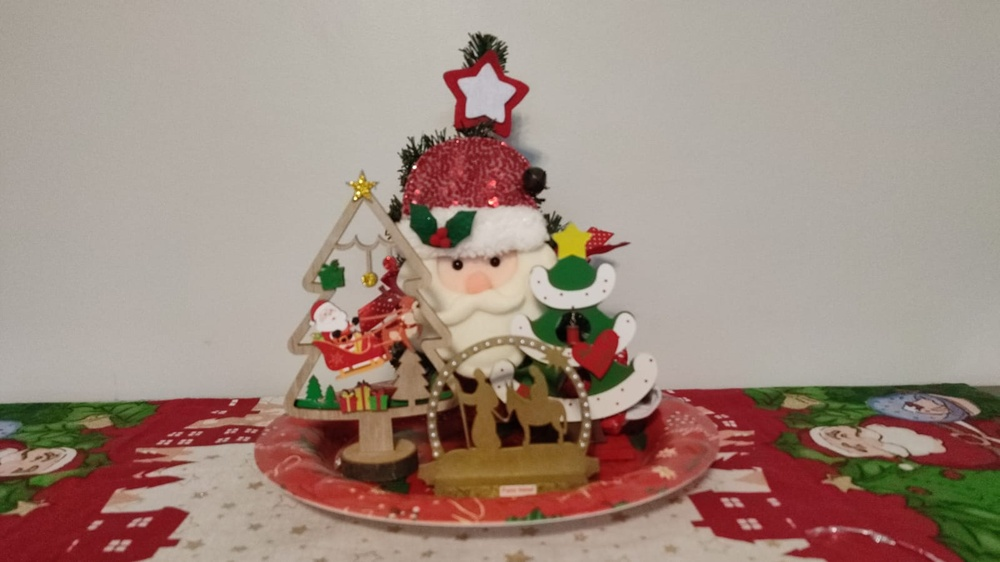
#> input picture images/exercises/AP07/img01.jpeg, 1000 x 562 px, shrunk from 1599 x 899 before the run
$ python main.py
#> lines starting #> are read from the running program, lines starting #| are printed output that depends on the picture
import itertools
from typing import Any
import cv2
from pathlib import Path
import matplotlib.pyplot as plt
import numpy as np
import os

# Gera todas as combinações de parâmetros como uma lista de dicionários.
def grid_search(params: dict[str, Any]) -> list[dict[str, Any]]:
    keys = params.keys()
    return [
        dict(zip(keys, values))
        for values in itertools.product(*params.values())
    ]

def plot_results(img1: np.ndarray, img2: np.ndarray, mean_grid: list[dict[str, Any]], gaussian_grid: list[dict[str, Any]],
) -> None:
    fig, axs = plt.subplots(2, 2, figsize=(12, 8))
    # --- 1ª Linha: Exibição das imagens ---
    axs[0, 0].imshow(img1, cmap="gray", vmin=0, vmax=255)
    axs[0, 0].set_title("Imagem 01 (img01.jpg)")
    axs[0, 0].axis("off")

    axs[0, 1].imshow(img2, cmap="gray", vmin=0, vmax=255)
    axs[0, 1].set_title("Imagem 02 (img02_m_30.0_dp_40.0.jpeg)")
    axs[0, 1].axis("off")

    # --- 2ª Linha, Coluna 1: Gráfico dos parâmetros para Filtro Média
    mean_experiments = range(len(mean_grid))
    mean_radii = [item["radius"] for item in mean_grid]

    axs[1, 0].plot(mean_experiments, mean_radii, marker="o", color="tab:blue", label="Radius")
    axs[1, 0].set_title("Filtro Média - Grid Search")
    axs[1, 0].set_xlabel("Experimento")
    axs[1, 0].set_ylabel("Valor")
    axs[1, 0].legend()
    axs[1, 0].grid(True, linestyle="--", alpha=0.6)

    # --- 2ª Linha, Coluna 2: Gráfico dos parâmetros para Filtro Gaussiano
    gaussian_experiments = range(len(gaussian_grid))
    gaussian_radii = [item["radius"] for item in gaussian_grid]
    gaussian_sigmas = [item["sigma"] for item in gaussian_grid]
    axs[1, 1].plot(gaussian_experiments, gaussian_radii, color="tab:green", label="Radius")
    axs[1, 1].plot(gaussian_experiments, gaussian_sigmas, color="tab:orange", label="Sigma")
    axs[1, 1].set_title("Filtro Gaussiano - Grid Search")
    axs[1, 1].set_xlabel("Experimento")
    axs[1, 1].set_ylabel("Valor")
    axs[1, 1].legend()
    axs[1, 1].grid(True, linestyle="--", alpha=0.6)

    plt.tight_layout()
    plt.show()

def main() -> None:
    # Carrega as imagens locais
    img01 = cv2.imread(os.path.join(Path(__file__).parent, "img01.jpeg"), cv2.IMREAD_GRAYSCALE)
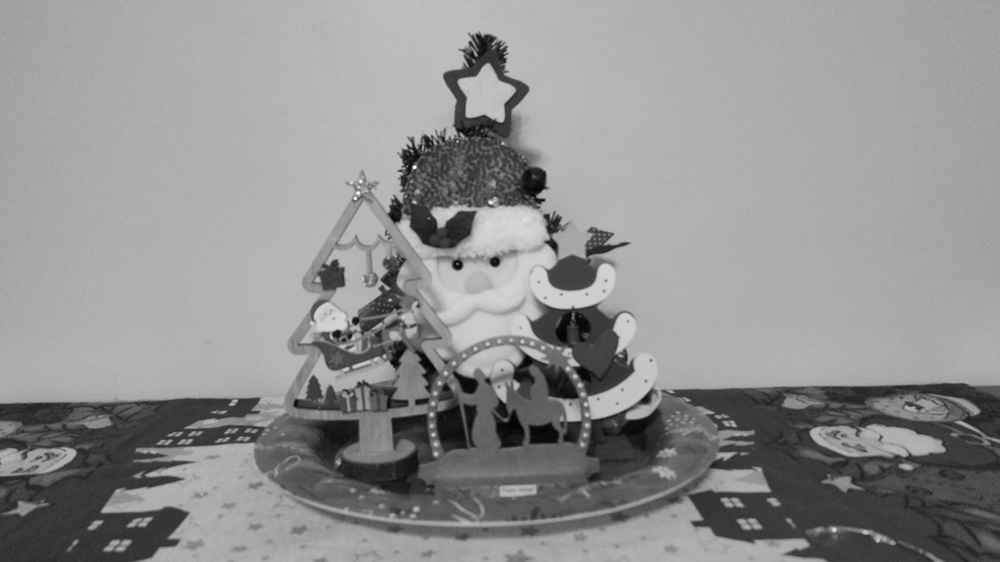
#> img01: shape (562, 1000); min 1, max 255, mean 144
    img02 = cv2.imread(os.path.join(Path(__file__).parent, "img02_m_30.0_dp_40.0.jpeg"), cv2.IMREAD_GRAYSCALE)
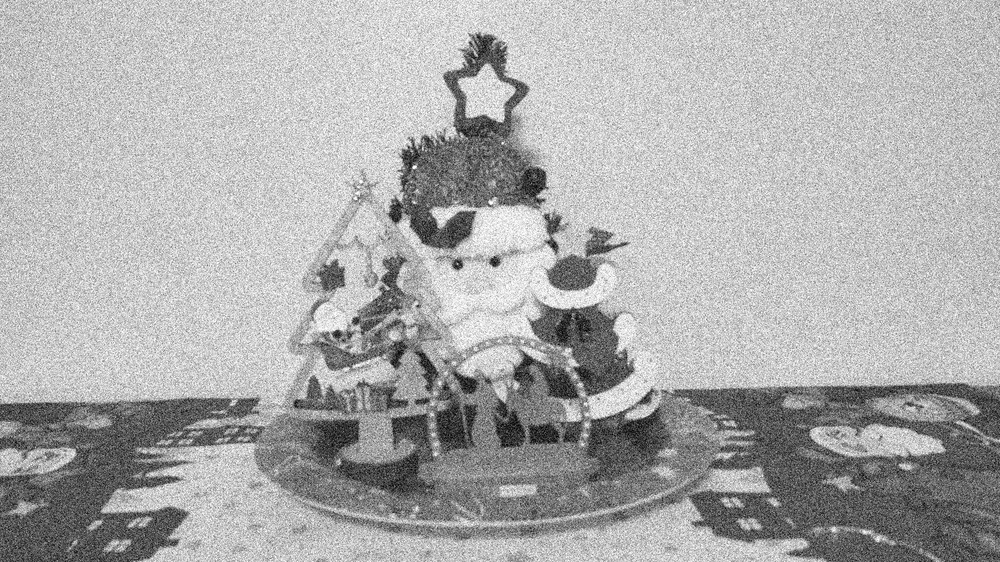
#> input picture images/exercises/AP07/img02_m_30.0_dp_40.0.jpeg, 1000 x 562 px, shrunk from 1599 x 899 before the run
#> img02 is the input picture: shape (562, 1000); min 0, max 255, mean 172.5

    # Define os parâmetros e executa o Grid Search para o Filtro Média
    mean_params = {
        "radius": range(1, 6)
    }
    mean_grid = grid_search(mean_params)
    for i, experiment in enumerate(mean_grid):
        # Chama função para executar o Filtro Média com os parâmetros do experimento
        print(f"Média [{i}]:", experiment)

    # Define os parâmetros e executa o Grid Search para o Filtro Gaussiano
    gaussian_params = {
        "radius": range(1, 6),
        "sigma": [round(i * 0.1, 1) for i in range(1, 81)],
    }
    gaussian_grid = grid_search(gaussian_params)
    for i, experiment in enumerate(gaussian_grid):
        # Chama função para executar o Filtro Gaussiano com os parâmetros do experimento
        print(f"Gaussiano [{i}]:", experiment)

    # Plota as imagens e os gráficos dos experimentos
    plot_results(img01, img02, mean_grid, gaussian_grid)
#> in plot_results, `plt.show()`:
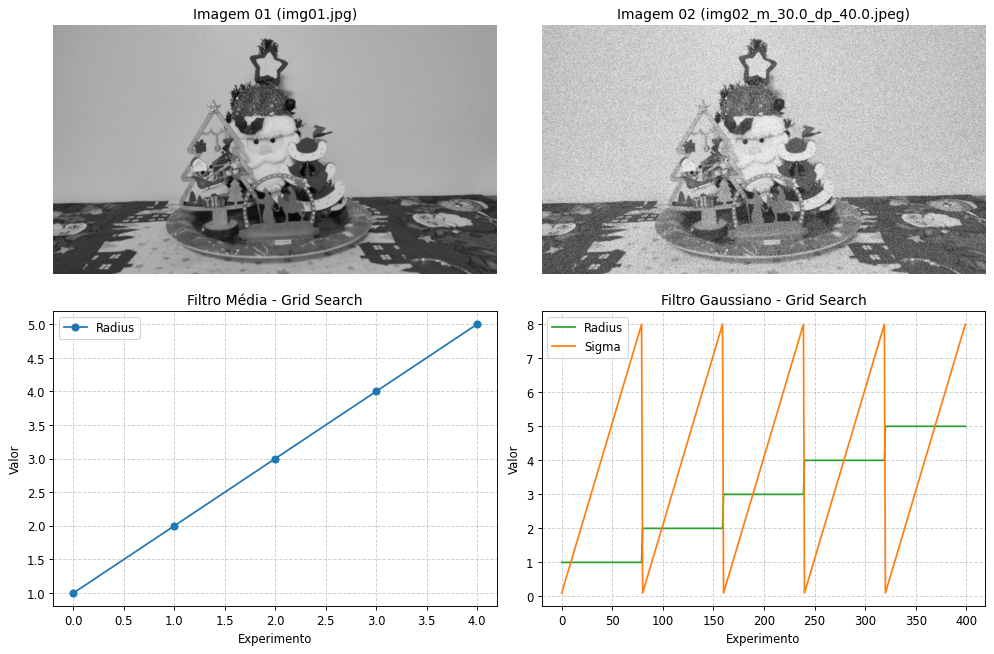
#> figure drawn by matplotlib, 4 panels; panel 4: curve peaks at x = 320, y = 5; panel 4: curve peaks at x = 79, y = 8

if __name__ == "__main__":
    main()
